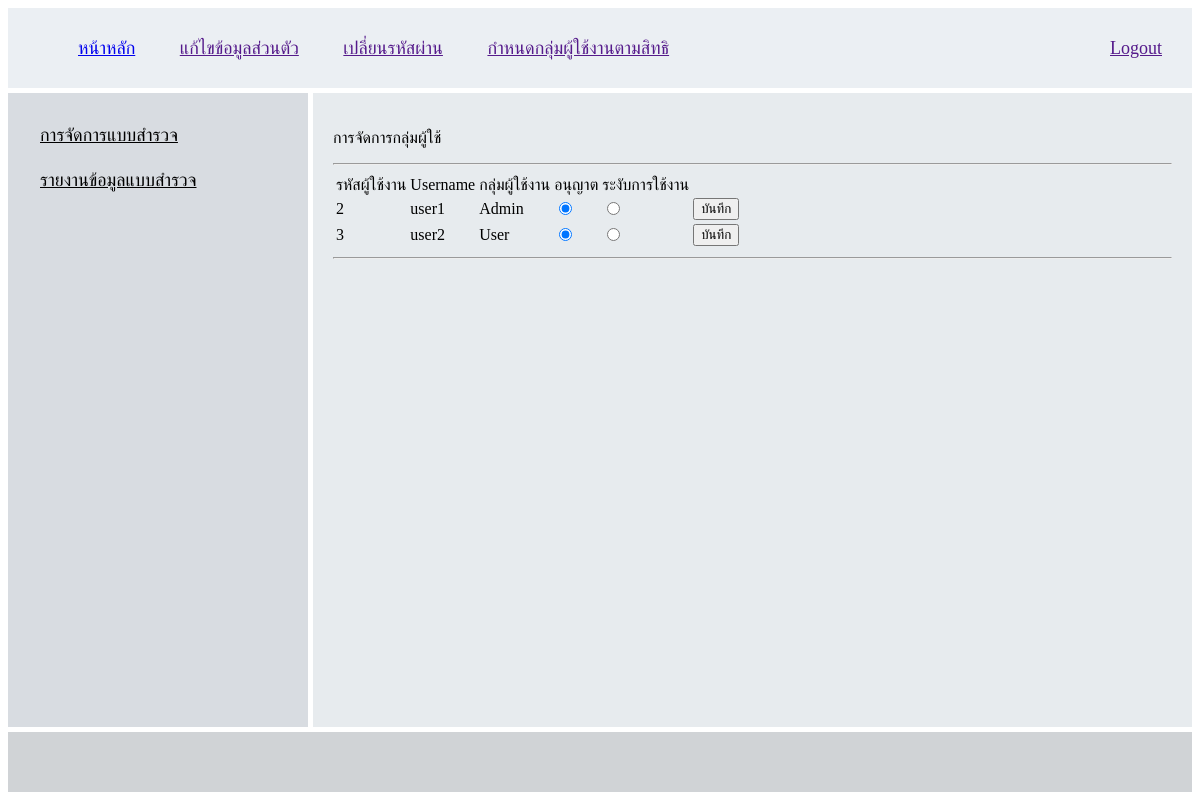
The page /admin/index.php?menu=103 on the database its author committed.
### tables this page shows
CREATE TABLE IF NOT EXISTS `user` (
  `id_user` int(11) NOT NULL AUTO_INCREMENT,
  `u_user` varchar(30) NOT NULL,
  `p_user` varchar(30) NOT NULL,
  `pre_user` varchar(10) NOT NULL,
  `fname_user` varchar(50) NOT NULL,
  `lname_user` varchar(50) NOT NULL,
  `email_user` varchar(30) NOT NULL,
  `tel_user` varchar(12) NOT NULL,
  `id_role` varchar(2) NOT NULL,
  `status_user` varchar(1) NOT NULL,
  PRIMARY KEY (`id_user`),
  KEY `id_user` (`id_user`,`id_role`),
  KEY `id_role` (`id_role`)
);

CREATE TABLE IF NOT EXISTS `role` (
  `id_role` varchar(2) NOT NULL,
  `name_role` varchar(30) NOT NULL,
  PRIMARY KEY (`id_role`)
);

### login/admin/user-management-form.php (the view, shortened to what this page needs)
<?php
include_once('../system/db.php');
$sql = "SELECT  * FROM user
    LEFT JOIN role
    ON  user.id_role = role.id_role";
$result = $conn->query($sql);
if ($result->num_rows > 0) {
?>
<div><p class="header-data">การจัดการกลุ่มผู้ใช้</p></div>
<hr>
    <div >
        <table>
        <thead>
            <tr>
                <td>รหัสผู้ใช้งาน</td>
                <td>Username</td>
                <td>กลุ่มผู้ใช้งาน</td>
                <td>อนุญาต</td>
                <td>ระงับการใช้งาน</td>
                <td></td>
            </tr>
        </thead>
            <?php
            while ($row = $result->fetch_assoc()) { ?>
                <form action="../login/admin/user-management.php" method="GET">
                    <tr>
                        <td><?php echo $row['id_user'] ?></td>
                        <td><?php echo $row['u_user'] ?></td>
                        <td><?php echo $row['name_role'] ?></td>
                        <?php $status = $row['status_user'];
                        if ($status == "1") { ?>
                            <td><input type="radio" name="status" checked value="1"></td>
                            <td><input type="radio" name="status" value="0"></td>
                        <?php
                        } else { ?>
                            <td><input type="radio" name="status" value="1"></td>
                            <td><input type="radio" name="status" checked value="0"></td>
                        <?php
                        }
                        ?>
                        <td><input type="submit" name="save" value="บันทึก"></td>
                    </tr>
                </form>
        <?php
            }
        }
        ?>
        </table>
        <hr>
    </div>

### rows shown on the page
user: id_user "2", u_user "user1", id_role.name_role "Admin"
user: id_user "3", u_user "user2", id_role.name_role "User"
